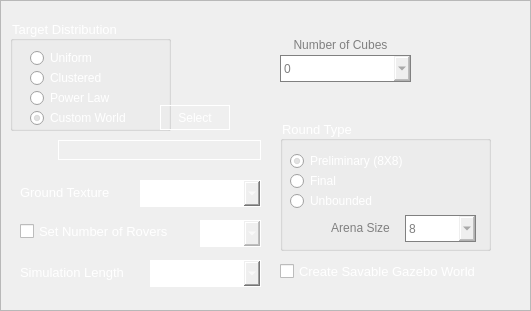
    <widget class="QFrame" name="setup_group">
     <property name="geometry">
      <rect>
       <x>10</x>
       <y>20</y>
       <width>531</width>
       <height>311</height>
      </rect>
     </property>
     <property name="frameShape">
      <enum>QFrame::StyledPanel</enum>
     </property>
     <property name="frameShadow">
      <enum>QFrame::Raised</enum>
     </property>
     <widget class="QGroupBox" name="target_distribution_group_box">
      <property name="geometry">
       <rect>
        <x>10</x>
        <y>20</y>
        <width>161</width>
        <height>111</height>
       </rect>
      </property>
      <property name="font">
       <font>
        <pointsize>10</pointsize>
       </font>
      </property>
      <property name="styleSheet">
       <string notr="true">color: rgb(255, 255, 255);
border-color: rgb(255, 255, 255);</string>
      </property>
      <property name="title">
       <string>Target Distribution</string>
      </property>
      <widget class="QRadioButton" name="uniform_distribution_radio_button">
       <property name="enabled">
        <bool>true</bool>
       </property>
       <property name="geometry">
        <rect>
         <x>20</x>
         <y>30</y>
         <width>91</width>
         <height>16</height>
        </rect>
       </property>
       <property name="styleSheet">
        <string notr="true">color: rgb(255, 255, 255);</string>
       </property>
       <property name="text">
        <string>Uniform</string>
       </property>
       <property name="checked">
        <bool>false</bool>
       </property>
      </widget>
      <widget class="QRadioButton" name="powerlaw_distribution_radio_button">
       <property name="enabled">
        <bool>true</bool>
       </property>
       <property name="geometry">
        <rect>
         <x>20</x>
         <y>70</y>
         <width>101</width>
         <height>16</height>
        </rect>
       </property>
       <property name="styleSheet">
        <string notr="true">color: rgb(255, 255, 255);</string>
       </property>
       <property name="text">
        <string>Power Law</string>
       </property>
      </widget>
      <widget class="QRadioButton" name="clustered_distribution_radio_button">
       <property name="enabled">
        <bool>true</bool>
       </property>
       <property name="geometry">
        <rect>
         <x>20</x>
         <y>50</y>
         <width>101</width>
         <height>16</height>
        </rect>
       </property>
       <property name="styleSheet">
        <string notr="true">color: rgb(255, 255, 255);</string>
       </property>
       <property name="text">
        <string>Clustered</string>
       </property>
       <property name="checked">
        <bool>false</bool>
       </property>
      </widget>
      <widget class="QRadioButton" name="custom_distribution_radio_button">
       <property name="enabled">
        <bool>true</bool>
       </property>
       <property name="geometry">
        <rect>
         <x>20</x>
         <y>90</y>
         <width>121</width>
         <height>16</height>
        </rect>
       </property>
       <property name="toolTip">
        <string>Select a custom target distribution</string>
       </property>
       <property name="styleSheet">
        <string notr="true">color: rgb(255, 255, 255);</string>
       </property>
       <property name="text">
        <string>Custom World</string>
       </property>
       <property name="checked">
        <bool>true</bool>
       </property>
      </widget>
     </widget>
     <widget class="QPushButton" name="custom_world_path_button">
      <property name="enabled">
       <bool>false</bool>
      </property>
      <property name="geometry">
       <rect>
        <x>160</x>
        <y>105</y>
        <width>70</width>
        <height>25</height>
       </rect>
      </property>
      <property name="toolTip">
       <string>&lt;html&gt;&lt;head/&gt;&lt;body&gt;&lt;p&gt;Select custom target distribution&lt;/p&gt;&lt;/body&gt;&lt;/html&gt;</string>
      </property>
      <property name="styleSheet">
       <string notr="true">color: rgb(255, 255, 255);
border-color: rgb(255, 255, 255);
border: 1px solid white; 
</string>
      </property>
      <property name="text">
       <string>Select</string>
      </property>
     </widget>
     <widget class="QGroupBox" name="round_type_button_group">
      <property name="geometry">
       <rect>
        <x>280</x>
        <y>120</y>
        <width>211</width>
        <height>131</height>
       </rect>
      </property>
      <property name="font">
       <font>
        <pointsize>10</pointsize>
       </font>
      </property>
      <property name="styleSheet">
       <string notr="true">color: rgb(255, 255, 255);
border-color: rgb(255, 255, 255);</string>
      </property>
      <property name="title">
       <string>Round Type</string>
      </property>
      <widget class="QRadioButton" name="prelim_radio_button">
       <property name="enabled">
        <bool>true</bool>
       </property>
       <property name="geometry">
        <rect>
         <x>10</x>
         <y>30</y>
         <width>151</width>
         <height>22</height>
        </rect>
       </property>
       <property name="styleSheet">
        <string notr="true">color: rgb(255, 255, 255);</string>
       </property>
       <property name="text">
        <string>Preliminary (8X8)</string>
       </property>
       <property name="checked">
        <bool>true</bool>
       </property>
      </widget>
      <widget class="QRadioButton" name="final_radio_button">
       <property name="enabled">
        <bool>true</bool>
       </property>
       <property name="geometry">
        <rect>
         <x>10</x>
         <y>50</y>
         <width>71</width>
         <height>22</height>
        </rect>
       </property>
       <property name="styleSheet">
        <string notr="true">color: rgb(255, 255, 255);</string>
       </property>
       <property name="text">
        <string>Final </string>
       </property>
      </widget>
      <widget class="QRadioButton" name="unbounded_radio_button">
       <property name="enabled">
        <bool>true</bool>
       </property>
       <property name="geometry">
        <rect>
         <x>10</x>
         <y>70</y>
         <width>111</width>
         <height>22</height>
        </rect>
       </property>
       <property name="styleSheet">
        <string notr="true">color: rgb(255, 255, 255);</string>
       </property>
       <property name="text">
        <string>Unbounded</string>
       </property>
      </widget>
      <widget class="QLabel" name="unbounded_arena_size_label">
       <property name="geometry">
        <rect>
         <x>40</x>
         <y>98</y>
         <width>81</width>
         <height>20</height>
        </rect>
       </property>
       <property name="styleSheet">
        <string notr="true">color: grey;</string>
       </property>
       <property name="text">
        <string>&lt;html&gt;&lt;head/&gt;&lt;body&gt;&lt;p align=&quot;center&quot;&gt;Arena Size&lt;/p&gt;&lt;/body&gt;&lt;/html&gt;</string>
       </property>
      </widget>
      <widget class="QComboBox" name="unbounded_arena_size_combobox">
       <property name="enabled">
        <bool>false</bool>
       </property>
       <property name="geometry">
        <rect>
         <x>125</x>
         <y>95</y>
         <width>71</width>
         <height>27</height>
        </rect>
       </property>
       <property name="styleSheet">
        <string notr="true">color: grey;
border-color: grey;
border: 1px solid grey; 
padding: 1px 0px 1px 3px; /*This makes text colour work*/
</string>
       </property>
       <item>
        <property name="text">
         <string>8</string>
        </property>
       </item>
       <item>
        <property name="text">
         <string>10</string>
        </property>
       </item>
       <item>
        <property name="text">
         <string>15</string>
        </property>
       </item>
       <item>
        <property name="text">
         <string>20</string>
        </property>
       </item>
       <item>
        <property name="text">
         <string>25</string>
        </property>
       </item>
       <item>
        <property name="text">
         <string>30</string>
        </property>
       </item>
       <item>
        <property name="text">
         <string>35</string>
        </property>
       </item>
       <item>
        <property name="text">
         <string>40</string>
        </property>
       </item>
       <item>
        <property name="text">
         <string>45</string>
        </property>
       </item>
       <item>
        <property name="text">
         <string>50</string>
        </property>
       </item>
      </widget>
     </widget>
     <widget class="QLabel" name="ground_texture_label">
      <property name="geometry">
       <rect>
        <x>20</x>
        <y>180</y>
        <width>111</width>
        <height>20</height>
       </rect>
      </property>
      <property name="font">
       <font>
        <pointsize>10</pointsize>
       </font>
      </property>
      <property name="styleSheet">
       <string notr="true">color: rgb(255, 255, 255);</string>
      </property>
      <property name="text">
       <string>&lt;html&gt;&lt;head/&gt;&lt;body&gt;&lt;p&gt;Ground Texture&lt;/p&gt;&lt;/body&gt;&lt;/html&gt;</string>
      </property>
      <property name="alignment">
       <set>Qt::AlignBottom|Qt::AlignLeading|Qt::AlignLeft</set>
      </property>
     </widget>
     <widget class="QComboBox" name="texture_combobox">
      <property name="geometry">
       <rect>
        <x>140</x>
        <y>180</y>
        <width>121</width>
        <height>27</height>
       </rect>
      </property>
      <property name="font">
       <font>
        <pointsize>10</pointsize>
       </font>
      </property>
      <property name="styleSheet">
       <string notr="true">color: rgb(255, 255, 255);
border-color: rgb(255, 255, 255);
border: 1px solid white; 
padding: 1px 0px 1px 3px; /*This makes text colour work*/
</string>
      </property>
      <item>
       <property name="text">
        <string>KSC Concrete</string>
       </property>
      </item>
      <item>
       <property name="text">
        <string>Gravel</string>
       </property>
      </item>
      <item>
       <property name="text">
        <string>Car park</string>
       </property>
      </item>
     </widget>
     <widget class="QLabel" name="custom_world_path">
      <property name="geometry">
       <rect>
        <x>58</x>
        <y>140</y>
        <width>203</width>
        <height>20</height>
       </rect>
      </property>
      <property name="font">
       <font>
        <pointsize>10</pointsize>
       </font>
      </property>
      <property name="styleSheet">
       <string notr="true">color: white;
border: 1px solid white;
padding: 1px;</string>
      </property>
      <property name="text">
       <string/>
      </property>
     </widget>
     <widget class="QCheckBox" name="override_num_rovers_checkbox">
      <property name="enabled">
       <bool>true</bool>
      </property>
      <property name="geometry">
       <rect>
        <x>20</x>
        <y>220</y>
        <width>181</width>
        <height>22</height>
       </rect>
      </property>
      <property name="font">
       <font>
        <pointsize>10</pointsize>
       </font>
      </property>
      <property name="styleSheet">
       <string notr="true">color: rgb(255, 255, 255);</string>
      </property>
      <property name="text">
       <string>Set Number of Rovers</string>
      </property>
      <property name="checked">
       <bool>false</bool>
      </property>
     </widget>
     <widget class="QComboBox" name="custom_num_rovers_combobox">
      <property name="enabled">
       <bool>false</bool>
      </property>
      <property name="geometry">
       <rect>
        <x>200</x>
        <y>220</y>
        <width>61</width>
        <height>27</height>
       </rect>
      </property>
      <property name="font">
       <font>
        <pointsize>10</pointsize>
       </font>
      </property>
      <property name="styleSheet">
       <string notr="true">color: rgb(255, 255, 255);
border-color: rgb(255, 255, 255);
border: 1px solid white; 
padding: 1px 0px 1px 3px; /*This makes text colour work*/
</string>
      </property>
      <item>
       <property name="text">
        <string>0</string>
       </property>
      </item>
      <item>
       <property name="text">
        <string>1</string>
       </property>
      </item>
      <item>
       <property name="text">
        <string>2</string>
       </property>
      </item>
      <item>
       <property name="text">
        <string>3</string>
       </property>
      </item>
      <item>
       <property name="text">
        <string>4</string>
       </property>
      </item>
      <item>
       <property name="text">
        <string>5</string>
       </property>
      </item>
      <item>
       <property name="text">
        <string>6</string>
       </property>
      </item>
      <item>
       <property name="text">
        <string>7</string>
       </property>
      </item>
      <item>
       <property name="text">
        <string>8</string>
       </property>
      </item>
      <item>
       <property name="text">
        <string>9</string>
       </property>
      </item>
      <item>
       <property name="text">
        <string>10</string>
       </property>
      </item>
      <item>
       <property name="text">
        <string>11</string>
       </property>
      </item>
      <item>
       <property name="text">
        <string>12</string>
       </property>
      </item>
      <item>
       <property name="text">
        <string>13</string>
       </property>
      </item>
      <item>
       <property name="text">
        <string>14</string>
       </property>
      </item>
      <item>
       <property name="text">
        <string>15</string>
       </property>
      </item>
      <item>
       <property name="text">
        <string>16</string>
       </property>
      </item>
     </widget>
     <widget class="QComboBox" name="simulation_timer_combobox">
      <property name="enabled">
       <bool>true</bool>
      </property>
      <property name="geometry">
       <rect>
        <x>150</x>
        <y>260</y>
        <width>111</width>
        <height>27</height>
       </rect>
      </property>
      <property name="font">
       <font>
        <pointsize>10</pointsize>
       </font>
      </property>
      <property name="styleSheet">
       <string notr="true">color: rgb(255, 255, 255);
border-color: rgb(255, 255, 255);
border: 1px solid white; 
padding: 1px 0px 1px 3px; /*This makes text colour work*/
</string>
      </property>
      <property name="editable">
       <bool>false</bool>
      </property>
      <property name="currentIndex">
       <number>0</number>
      </property>
      <property name="sizeAdjustPolicy">
       <enum>QComboBox::AdjustToContentsOnFirstShow</enum>
      </property>
      <property name="minimumContentsLength">
       <number>0</number>
      </property>
      <property name="iconSize">
       <size>
        <width>4</width>
        <height>4</height>
       </size>
      </property>
      <item>
       <property name="text">
        <string>no time limit</string>
       </property>
      </item>
      <item>
       <property name="text">
        <string>10 min (Testing)</string>
       </property>
      </item>
      <item>
       <property name="text">
        <string>20 min (Preliminary)</string>
       </property>
      </item>
      <item>
       <property name="text">
        <string>30 min (Preliminary)</string>
       </property>
      </item>
      <item>
       <property name="text">
        <string>60 min (Final)</string>
       </property>
      </item>
     </widget>
     <widget class="QLabel" name="simulation_timer_label">
      <property name="geometry">
       <rect>
        <x>20</x>
        <y>260</y>
        <width>130</width>
        <height>20</height>
       </rect>
      </property>
      <property name="font">
       <font>
        <pointsize>10</pointsize>
       </font>
      </property>
      <property name="styleSheet">
       <string notr="true">color: rgb(255, 255, 255);</string>
      </property>
      <property name="text">
       <string>&lt;html&gt;&lt;head/&gt;&lt;body&gt;&lt;p&gt;Simulation Length&lt;/p&gt;&lt;/body&gt;&lt;/html&gt;</string>
      </property>
      <property name="alignment">
       <set>Qt::AlignBottom|Qt::AlignLeading|Qt::AlignLeft</set>
      </property>
     </widget>
     <widget class="QCheckBox" name="create_savable_world_checkbox">
      <property name="enabled">
       <bool>true</bool>
      </property>
      <property name="geometry">
       <rect>
        <x>280</x>
        <y>260</y>
        <width>211</width>
        <height>22</height>
       </rect>
      </property>
      <property name="sizePolicy">
       <sizepolicy hsizetype="Minimum" vsizetype="Fixed">
        <horstretch>0</horstretch>
        <verstretch>0</verstretch>
       </sizepolicy>
      </property>
      <property name="maximumSize">
       <size>
        <width>16777215</width>
        <height>22</height>
       </size>
      </property>
      <property name="font">
       <font>
        <pointsize>10</pointsize>
       </font>
      </property>
      <property name="toolTip">
       <string>&lt;!DOCTYPE HTML PUBLIC &quot;-//W3C//DTD HTML 4.0//EN&quot; &quot;http://www.w3.org/TR/REC-html40/strict.dtd&quot;&gt;
&lt;html&gt;&lt;head&gt;&lt;meta name=&quot;qrichtext&quot; content=&quot;1&quot; /&gt;&lt;style type=&quot;text/css&quot;&gt;
p, li { white-space: pre-wrap; }
&lt;/style&gt;&lt;/head&gt;&lt;body style=&quot; font-family:'Ubuntu'; font-size:11pt; font-weight:400; font-style:normal;&quot;&gt;
&lt;p style=&quot; margin-top:12px; margin-bottom:12px; margin-left:0px; margin-right:0px; -qt-block-indent:0; text-indent:0px;&quot;&gt;When checked, a Gazebo world without rovers, walls, ground texture, or a collection zone will be created. The purpose of this option is to generate tag distributions using the Uniform, Clustered, or Power Law in a way that you can save the world file from Gazebo and re-use that same distribution later using the Custom world option. It will also load much faster as well when loading a pre-built distribution.&lt;/p&gt;&lt;/body&gt;&lt;/html&gt;</string>
      </property>
      <property name="whatsThis">
       <string>&lt;html&gt;&lt;head/&gt;&lt;body&gt;&lt;p&gt;When checked, a Gazebo world without rovers, walls, ground texture, or a collection zone will be created. The purpose of this option is to generate tag distributions using the Uniform, Clustered, or Power Law in a way that you can save the world file from Gazebo and re-use that same distribution later using the Custom world option. It will also load much faster as well when loading a pre-built distribution.&lt;/p&gt;&lt;/body&gt;&lt;/html&gt;</string>
      </property>
      <property name="styleSheet">
       <string notr="true">color: rgb(255, 255, 255);</string>
      </property>
      <property name="text">
       <string>Create Savable Gazebo World</string>
      </property>
      <property name="checked">
       <bool>false</bool>
      </property>
     </widget>
     <widget class="QComboBox" name="number_of_tags_combobox">
      <property name="enabled">
       <bool>false</bool>
      </property>
      <property name="geometry">
       <rect>
        <x>280</x>
        <y>55</y>
        <width>131</width>
        <height>27</height>
       </rect>
      </property>
      <property name="toolTip">
       <string notr="true">&lt;!DOCTYPE HTML PUBLIC &quot;-//W3C//DTD HTML 4.0//EN&quot; &quot;http://www.w3.org/TR/REC-html40/strict.dtd&quot;&gt;
&lt;html&gt;&lt;head&gt;&lt;meta name=&quot;qrichtext&quot; content=&quot;1&quot; /&gt;&lt;style type=&quot;text/css&quot;&gt;
p, li { white-space: pre-wrap; }
&lt;/style&gt;&lt;/head&gt;&lt;body style=&quot; font-family:'Ubuntu'; font-size:11pt; font-weight:400; font-style:normal;&quot;&gt;
&lt;p style=&quot; margin-top:12px; margin-bottom:12px; margin-left:0px; margin-right:0px; -qt-block-indent:0; text-indent:0px;&quot;&gt;The number of april tag cubes generated by the Uniform or Clustered distributions.&lt;/p&gt;&lt;/body&gt;&lt;/html&gt;</string>
      </property>
      <property name="whatsThis">
       <string>&lt;html&gt;&lt;head/&gt;&lt;body&gt;&lt;p&gt;The number of april tag cubes generated by the Uniform or Clustered distributions.&lt;/p&gt;&lt;/body&gt;&lt;/html&gt;</string>
      </property>
      <property name="styleSheet">
       <string notr="true">color: grey;
border-color: grey;
border: 1px solid grey; 
padding: 1px 0px 1px 3px; /*This makes text colour work*/
</string>
      </property>
      <item>
       <property name="text">
        <string>0</string>
       </property>
      </item>
      <item>
       <property name="text">
        <string>16</string>
       </property>
      </item>
      <item>
       <property name="text">
        <string>32</string>
       </property>
      </item>
      <item>
       <property name="text">
        <string>64</string>
       </property>
      </item>
      <item>
       <property name="text">
        <string>128</string>
       </property>
      </item>
      <item>
       <property name="text">
        <string>256</string>
       </property>
      </item>
      <item>
       <property name="text">
        <string>512</string>
       </property>
      </item>
      <item>
       <property name="text">
        <string>1024</string>
       </property>
      </item>
     </widget>
     <widget class="QLabel" name="number_of_tags_label">
      <property name="geometry">
       <rect>
        <x>280</x>
        <y>35</y>
        <width>121</width>
        <height>20</height>
       </rect>
      </property>
      <property name="styleSheet">
       <string notr="true">color: grey;</string>
      </property>
      <property name="text">
       <string>&lt;html&gt;&lt;head/&gt;&lt;body&gt;&lt;p align=&quot;center&quot;&gt;Number of Cubes&lt;/p&gt;&lt;/body&gt;&lt;/html&gt;</string>
      </property>
      <property name="alignment">
       <set>Qt::AlignLeading|Qt::AlignLeft|Qt::AlignVCenter</set>
      </property>
     </widget>
     <zorder>round_type_button_group</zorder>
     <zorder>target_distribution_group_box</zorder>
     <zorder>custom_world_path_button</zorder>
     <zorder>ground_texture_label</zorder>
     <zorder>texture_combobox</zorder>
     <zorder>custom_world_path</zorder>
     <zorder>override_num_rovers_checkbox</zorder>
     <zorder>custom_num_rovers_combobox</zorder>
     <zorder>simulation_timer_combobox</zorder>
     <zorder>simulation_timer_label</zorder>
     <zorder>create_savable_world_checkbox</zorder>
     <zorder>number_of_tags_label</zorder>
     <zorder>number_of_tags_combobox</zorder>
    </widget>
